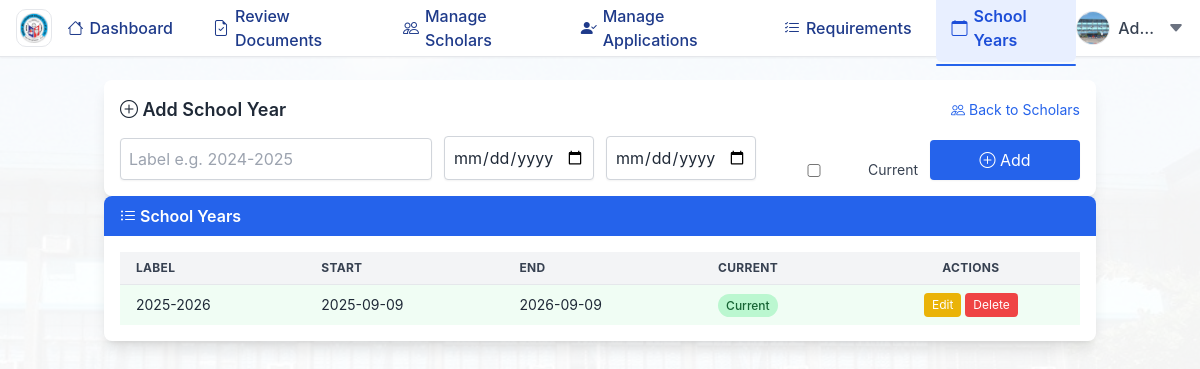
The page /admin/manage_school_years.php (signed in) on the database its author committed.
### tables this page shows
CREATE TABLE `school_years` (
  `id` int(11) NOT NULL,
  `label` varchar(50) NOT NULL,
  `start_date` date DEFAULT NULL,
  `end_date` date DEFAULT NULL,
  `is_current` tinyint(1) DEFAULT 0,
  `created_at` timestamp NOT NULL DEFAULT current_timestamp()
);

### includes/school_years.php (called while the page is built, shortened)
<?php
function get_db() {
    global $conn;
    return $conn;
}
function listSchoolYears() {
    $db = get_db();
    $stmt = $db->query("SELECT * FROM school_years ORDER BY start_date DESC, id DESC");
    return $stmt->fetchAll(PDO::FETCH_ASSOC);
}
?>

### admin/manage_school_years.php (the view, shortened to what this page needs)
<?php
require '../config.php';
require '../includes/school_years.php';
$years = listSchoolYears();
?>
<!doctype html>
<html lang="en">
<head>
<script src="https://cdn.tailwindcss.com"></script>
<link rel="stylesheet" href="../css/style.css">
<link rel="stylesheet" href="https://cdn.jsdelivr.net/npm/bootstrap-icons@1.11.3/font/bootstrap-icons.css">
</head>
<body class="bg-gray-50 text-gray-800">
<?php include __DIR__ . '/includes/navbar.php'; ?>
<div class="container mx-auto px-4 py-6">
    <div class="bg-white shadow-lg rounded-lg p-4">
        <div class="flex justify-between items-center mb-3">
            <h2 class="font-semibold text-lg"><i class="bi bi-plus-circle"></i> Add School Year</h2>
            <a href="manage_scholars.php" class="text-blue-600 hover:underline text-sm flex items-center"><i class="bi bi-people me-1"></i> Back to Scholars</a>
        </div>
        <form method="POST" action="actions/school_years.php" class="grid grid-cols-1 md:grid-cols-6 gap-3 items-end">
            <input type="text" name="label" placeholder="Label e.g. 2024-2025" class="col-span-2 p-2 border rounded shadow-sm" required>
            <input type="date" name="start_date" class="p-2 border rounded shadow-sm">
            <input type="date" name="end_date" class="p-2 border rounded shadow-sm">
            <label class="flex items-center space-x-2">
                <input type="checkbox" name="is_current" class="rounded border-gray-300 text-blue-600">
                <span class="text-sm text-gray-700">Current</span>
            </label>
            <button class="bg-blue-600 hover:bg-blue-700 text-white px-4 py-2 rounded shadow-sm col-span-1"><i class="bi bi-plus-circle"></i> Add</button>
        </form>
    </div>
    <div class="bg-white shadow-lg rounded-lg overflow-hidden">
        <div class="bg-blue-600 text-white px-4 py-2 font-semibold flex justify-between items-center">
            <span><i class="bi bi-list-ul"></i> School Years</span>
        </div>
        <div class="overflow-x-auto p-4">
            <table class="min-w-full divide-y divide-gray-200 text-sm">
                <thead class="bg-gray-100 text-gray-700 uppercase text-xs font-semibold tracking-wide sticky top-0">
                    <tr>
                        <th class="px-4 py-2 text-left">Label</th>
                        <th class="px-4 py-2 text-left">Start</th>
                        <th class="px-4 py-2 text-left">End</th>
                        <th class="px-4 py-2 text-left">Current</th>
                        <th class="px-4 py-2 text-center">Actions</th>
                    </tr>
                </thead>
                <tbody class="divide-y divide-gray-200">
                    <?php foreach($years as $y): ?>
                    <tr class="<?= $y['is_current'] ? 'bg-green-50' : 'hover:bg-blue-50 transition-colors' ?>">
                        <td class="px-4 py-2"><?= htmlspecialchars($y['label']) ?></td>
                        <td class="px-4 py-2"><?= htmlspecialchars($y['start_date']) ?></td>
                        <td class="px-4 py-2"><?= htmlspecialchars($y['end_date']) ?></td>
                        <td class="px-4 py-2">
                            <?php if($y['is_current']): ?>
                                <span class="bg-green-200 text-green-800 text-xs font-medium px-2 py-1 rounded-full">Current</span>
                            <?php endif; ?>
                        </td>
                        <td class="px-4 py-2 flex flex-wrap justify-center gap-1">
                            <button class="bg-yellow-500 hover:bg-yellow-600 text-white px-2 py-1 rounded text-xs"
                                    onclick="openEditModal('editSY<?= $y['id'] ?>')">Edit</button>
                            <form method="POST" class="inline-block" onsubmit="return confirm('Delete this school year?');">
                                <button class="bg-red-500 hover:bg-red-600 text-white px-2 py-1 rounded text-xs">Delete</button>
                            </form>
                        </td>
                    </tr>
                    <?php endforeach; ?>
                </tbody>
            </table>
        </div>
    </div>
</body>
</html>

### css/style.css (style rules this page uses)
:root { --primary-color: #0d47a1; --secondary-color: #1976d2; --accent-color: #e3f2fd; --text-color: #1a237e; --danger-color: #dc2626; --danger-hover: #b91c1c; --card-bg: #ffffff; --transition-speed: 0.25s; --shadow-sm: 0 1px 3px rgba(0,0,0,0.08); --shadow-md: 0 4px 6px rgba(0,0,0,0.1); --shadow-lg: 0 10px 15px rgba(0,0,0,0.15); }
body { font-family: 'Inter', 'Segoe UI', sans-serif; background: linear-gradient(rgba(255,255,255,0.95), rgba(255,255,255,0.95)), url('pictures/iccbackground.png') no-repeat center center fixed; background-size: cover; color: var(--text-color); margin: 0; padding-top: 56px; line-height: 1.6; }
input, select, textarea { border: 1px solid #d1d5db; padding: 8px 12px; font-size: 0.95rem; width: 100%; border-radius: 0; transition: border var(--transition-speed), box-shadow var(--transition-speed); }

### rows shown on the page
school_years: label "2025-2026", start_date "2025-09-09", end_date "2026-09-09", is_current "Current"
